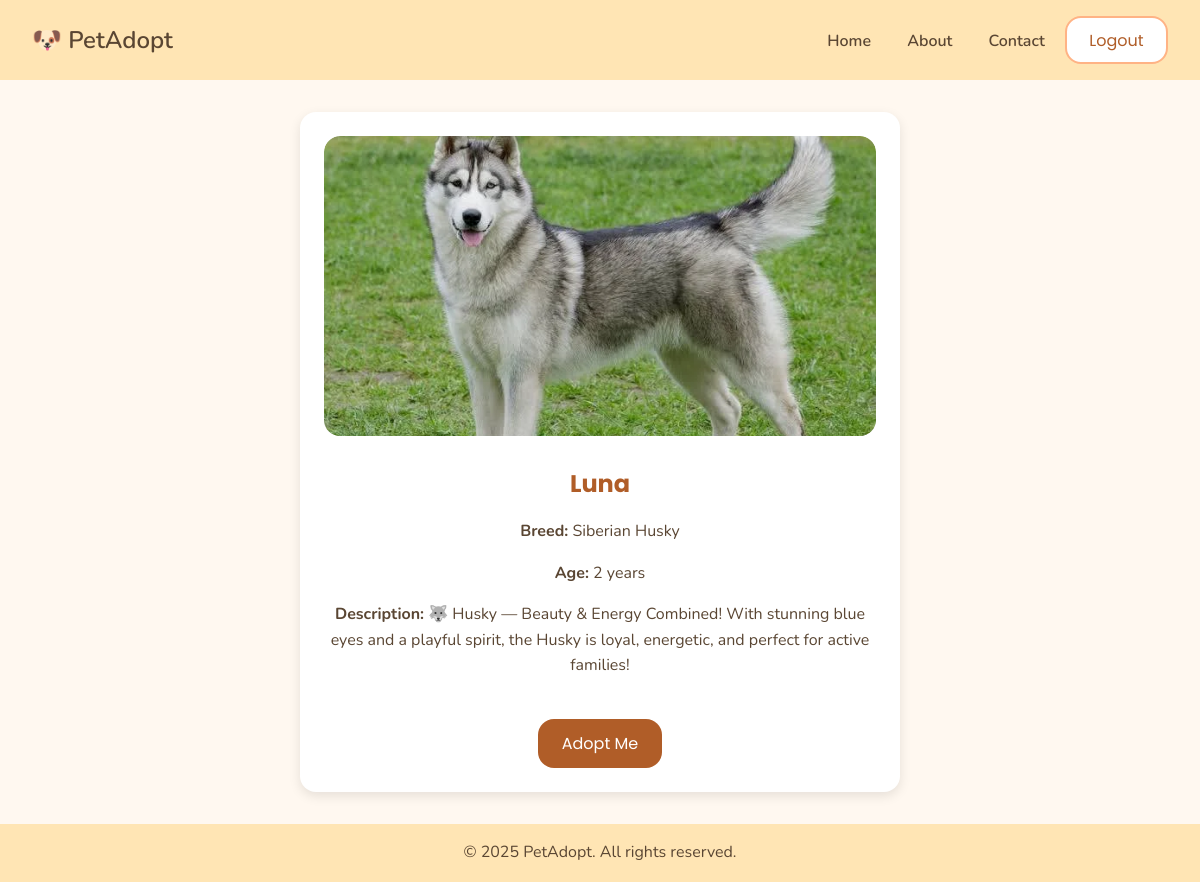
Page /pet/8/ (signed in) on the committed database.
### main/models.py (models this page shows, shortened)
class Pet(models.Model):
    name = models.CharField(max_length=100)
    breed = models.CharField(max_length=100)
    age = models.IntegerField()
    image = models.ImageField(upload_to='pets/')
    description = models.TextField()
    adopted = models.BooleanField(default=False)

### main/views.py (the view)
# urls.py: path('pet/<int:pet_id>/', views.pet_detail, name='pet_detail'),
@login_required
def pet_detail(request, pet_id):
    pet = get_object_or_404(Pet, id=pet_id)
    return render(request, 'main/pet_detail.html', {'pet': pet})

### main/templates/main/pet_detail.html
{% extends 'main/base.html' %}
{% block content %}
<div style="max-width: 600px; margin: 2rem auto; text-align: center;">
  <div class="card" style="
    padding: 1.5rem;
    border-radius: 1rem;
    box-shadow: 0 4px 12px rgba(0, 0, 0, 0.1);
    background-color: #fff;
    ">
    <div style="overflow: hidden; border-radius: 1rem; margin-bottom: 1rem;">
      <img src="{{ pet.image.url }}"
           alt="{{ pet.name }}"
           style="width: 100%; height: 300px; object-fit: cover; border-radius: 1rem;">
    </div>
    <h2 style="margin-bottom: 0.5rem;">{{ pet.name }}</h2>
    <p><strong>Breed:</strong> {{ pet.breed }}</p>
    <p><strong>Age:</strong> {{ pet.age }} years</p>
    <p><strong>Description:</strong> {{ pet.description }}</p>
    {% if not pet.adopted %}
      <a href="{% url 'adopt_pet' pet.id %}">
        <button style="
          margin-top: 1.5rem;
          background-color: var(--highlight-color);
          color: white;
          border: none;
          padding: 0.75rem 1.5rem;
          border-radius: var(--border-radius);
          font-family: 'Poppins', sans-serif;
          cursor: pointer;
          transition: 0.3s ease-in-out;
        " onmouseover="this.style.backgroundColor='#7A3E2B'" onmouseout="this.style.backgroundColor='var(--highlight-color)'">
          Adopt Me
        </button>
      </a>
    {% else %}
      <p style="color: red; font-weight: bold; margin-top: 1rem;">Already Adopted</p>
    {% endif %}
  </div>
</div>
{% endblock %}

### main/static/css/global.css (style rules this page uses)
:root { --primary-color: #FFE5B4; --secondary-color: #FFF8F0; --accent-color: #FFB385; --text-color: #5A4633; --highlight-color: #B05D28; --button-hover: #ff985c; --card-bg: #fff; --border-radius: 1rem; --transition-speed: 0.3s; }
body { margin: 0; font-family: 'Nunito', sans-serif; background-color: var(--secondary-color); color: var(--text-color); line-height: 1.6; font-size: 16px; }
h1, h2, h3, h4 { font-family: 'Poppins', sans-serif; color: var(--highlight-color); margin-bottom: 0.5rem; }
a { color: var(--highlight-color); text-decoration: none; transition: color var(--transition-speed); }
button, .btn-primary, .btn-secondary { font-family: 'Poppins', sans-serif; padding: 0.6rem 1.4rem; border: none; border-radius: var(--border-radius); cursor: pointer; transition: background-color var(--transition-speed), transform var(--transition-speed); font-size: 1rem; }
.card { background-color: var(--card-bg); border-radius: var(--border-radius); box-shadow: 0 8px 16px rgba(0,0,0,0.08); padding: 1.2rem; transition: transform var(--transition-speed), box-shadow var(--transition-speed); }
.card img { width: 100%; height: 180px; object-fit: cover; border-radius: var(--border-radius); }

### rows in the picture
Pet: image (picture), name "Luna", breed "Siberian Husky", age "2", description "🐺 Husky — Beauty & Energy Combined! With stunning blue eyes and a playful spirit, the Husky is loyal, energetic, and perfect for active families!"

### other values in the picture
{{ year|default:2025 }} "2025"
